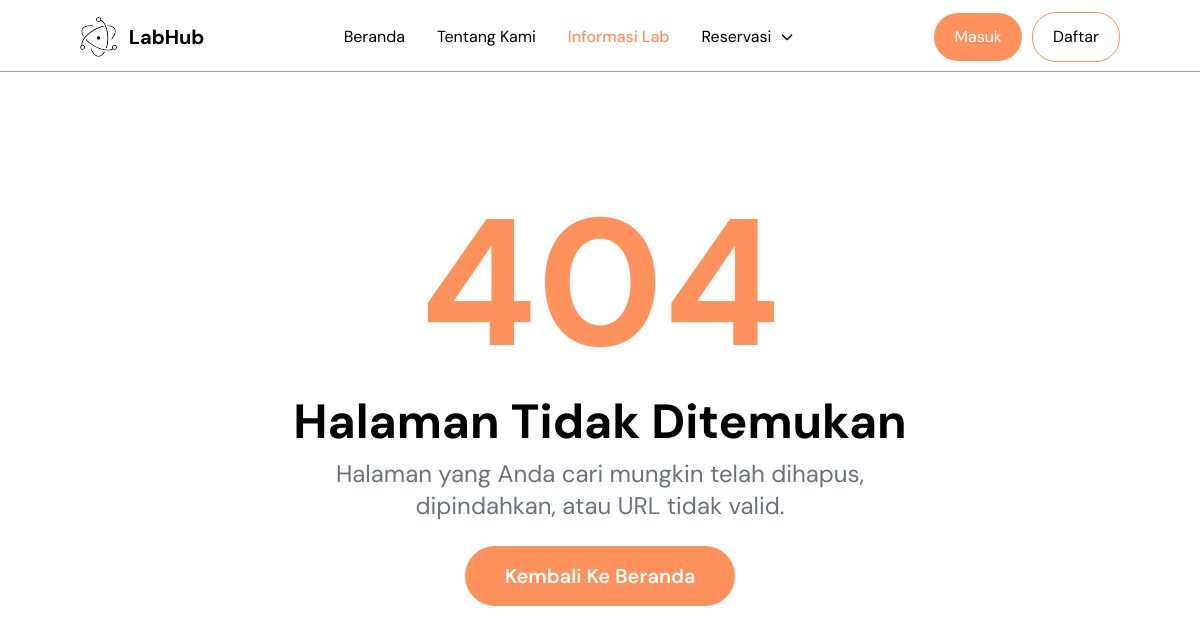
Before: /index.php?page=detail_lab&lab=lab-ppsti with the older database file.
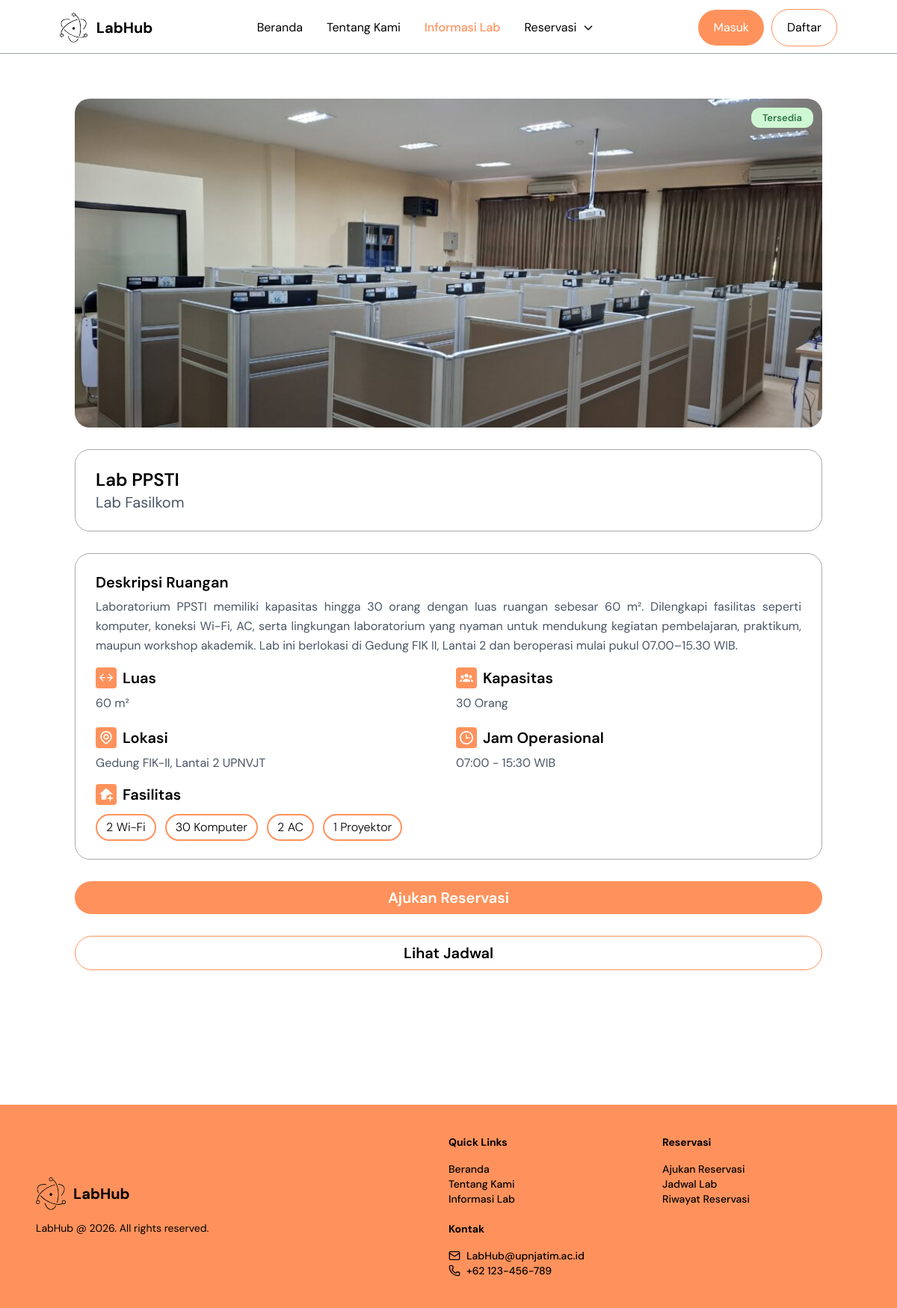
After: the same page with the newer database file.
### tables this page shows
CREATE TABLE `labs` (
  `id` int NOT NULL,
  `nama_lab` varchar(100) NOT NULL,
  `kode_lab` varchar(10) NOT NULL,
  `kategori` varchar(100) DEFAULT NULL,
  `lokasi` varchar(100) DEFAULT NULL,
  `luas` int DEFAULT NULL,
  `kapasitas` int DEFAULT '0',
  `fasilitas` text,
  `deskripsi` text,
  `gambar` varchar(255) DEFAULT NULL,
  `jam_buka` time NOT NULL,
  `jam_tutup` time NOT NULL,
  `status` enum('Tersedia','Perbaikan','Non-aktif') DEFAULT 'Tersedia',
  `created_at` timestamp NULL DEFAULT CURRENT_TIMESTAMP,
  `slug` varchar(255) DEFAULT NULL
);

### pages/detail_lab.php (the view, shortened to what the changed rows need)
<?php
include __DIR__ . "/../config/config.php";
$slug =
    $_GET['lab'] ?? '';
$stmt = mysqli_prepare(
    $conn,
    "SELECT *
    FROM labs
    WHERE slug = ?"
);
mysqli_stmt_bind_param(
    $stmt,
    "s",
    $slug
);
mysqli_stmt_execute($stmt);
$result =
    mysqli_stmt_get_result(
        $stmt
    );
$lab =
    mysqli_fetch_assoc(
        $result
    );
if (!$lab) {
    include __DIR__ .
        "/404.php";
    exit;
}
$fasilitas =
    explode(
        ",",
        $lab['fasilitas']
    );
?>
<section class="
        py-15
        mt-18
        px-5 sm:px-15 md:px-25
    ">
    <div class="flex flex-col gap-5 md:gap-7.25">
        <div class="relative">
            <img src="<?= $lab['gambar']; ?>" alt="<?= $lab['nama_lab']; ?>" class="
                    w-full
                    md:h-110
                    h-50
                    object-cover
                    rounded-[20px]
                ">
            <span class="
absolute top-3 right-3 px-3.75 py-1.25 font-semibold text-xs md:text-[13px] rounded-xl text-center
                        <?=
                            $lab['status'] == 'Tersedia'
                            ?
                            'bg-[#CFF7D3] text-[#307445]'
                            :
                            (
                                $lab['status'] == 'Perbaikan'
                                ?
                                'bg-[#FFF1C2] text-[#BF6A02]'
                                :
                                'bg-[#FDD3D0] text-[#EE3835]'
                            )
                            ?>
                    ">
                <?= $lab['status']; ?>
            </span>
        </div>
        <div class="
                    flex flex-col
                    border
                    border-[#AAAAAA]
                    rounded-[20px]
                    px-4
                    md:px-6.75
                    py-3.75
                    md:py-6
                ">
            <h1 class=" text-xl
                        md:text-2xl
                        font-semibold
                    ">
                <?= $lab['nama_lab']; ?>
            </h1>
            <p class=" text-lg
                        md:text-xl
                        text-gray-600
                    ">
                <?= $lab['kategori']; ?>
            </p>
        </div>
        <div class="md:border
                    md:border-[#AAAAAA]
                    rounded-[20px]
                    px-4
                    md:px-6.75
                    py-6
                    gap-4
                    flex flex-col
                    ">
            <div class="
                    flex flex-col
                    gap-1.5
                ">
                <h2 class="
                md:text-xl
                text-lg
                        font-semibold
                    ">
                    Deskripsi Ruangan
                </h2>
                <p class="
                        text-base
                        text-gray-600
                        leading-relaxed
                        text-justify
                    ">
                    <?= $lab['deskripsi']; ?>
                </p>
            </div>
            <div class="
                    grid
                    grid-cols-1
                    md:grid-cols-2
                    gap-5
                ">
                <div>
                    <div class="flex flex-row gap-2 items-center">
                        <h3 class="
                            font-semibold
                            text-xl
                        ">
                            Luas
                        </h3>
                    </div>
                    <p class="
                            text-gray-600
                            mt-2
                        ">
                        <?= $lab['luas']; ?> m²
                    </p>
                </div>
                <div>
                    <div class="flex flex-row gap-2 items-center">
                        <h3 class="
                            font-semibold
                            text-xl
                        ">
                            Kapasitas
                        </h3>
                    </div>
                    <p class="
                            text-gray-600 mt-2
                        ">
                        <?= $lab['kapasitas']; ?> Orang
                    </p>
                </div>
                <div>
                    <div class="flex flex-row gap-2 items-center">
                        <h3 class="
                            font-semibold
                            text-xl
                        ">
                            Lokasi
                        </h3>
                    </div>
                    <p class="
                            text-gray-600 mt-2
                        ">
                        <?= $lab['lokasi']; ?>
                    </p>
                </div>
                <div>
                    <div class="flex gap-2 items-center">
                        <h3 class="
                            font-semibold
                            text-xl
                        ">
                            Jam Operasional
                        </h3>
                    </div>
                    <p class="
                            text-gray-600 mt-2
                        ">
                        <?= substr($lab['jam_buka'], 0, 5); ?>
                        -
                        <?= substr($lab['jam_tutup'], 0, 5); ?>
                        WIB
                    </p>
                </div>
            </div>
            <div class="
                    flex flex-col
                    gap-3
                ">
                <div class="flex gap-2 items-center">
                    <h2 class="
                        text-xl
                        font-semibold
                    ">
                        Fasilitas
                    </h2>
                </div>
                <div class="
                        flex flex-wrap
                        gap-3
                    ">
                    <?php foreach (
                        $fasilitas
                        as $item
                    ): ?>
                        <span class="
                               font-light text-sm md:text-base border-2 text-center hover:bg-[#FF925C] hover:text-white hover:-translate-y-0.5 transition duration-300 border-[#FF925C] rounded-full px-3 py-1
                            ">
                            <?= trim($item); ?>
                        </span>
                    <?php endforeach; ?>
                </div>
            </div>
        </div>
        <?php if (isset($_SESSION['is_login'])): ?>
            <a href="index.php?page=ajukan_reservasi" class="w-full p-2 flex justify-center items-center text-center rounded-full font-semibold text-base md:text-xl text-white <?= $lab['status'] == 'Tersedia'
                ? 'bg-[#FF925C] cursor-pointer'
                : 'bg-gray-300 cursor-not-allowed pointer-events-none' ?>">
                Ajukan Reservasi
            </a><?php else: ?>
            <a href="index.php?page=login" class="w-full p-2 flex justify-center items-center text-center rounded-full font-semibold text-base md:text-xl text-white <?= $lab['status'] == 'Tersedia'
                ? 'bg-[#FF925C] cursor-pointer'
                : 'bg-gray-300 cursor-not-allowed pointer-events-none' ?>">
                Ajukan Reservasi
            </a>
        <?php endif; ?>
        <a href="index.php?page=jadwal_lab"
            class="w-full p-2 flex justify-center items-center text-center rounded-full font-semibold text-base md:text-xl text-black border border-[#FF925C]
        <?= $lab['status'] == 'Tersedia' ? 'cursor-pointer hover:bg-[#FF925C] hover:text-white' : 'cursor-not-allowed pointer-events-none' ?>">
            Lihat Jadwal
        </a>
    </div>
</section>

### pages/404.php
<section class="
        min-h-screen
        flex
        items-center
        justify-center
        px-5
    ">
    <div class="
            flex flex-col
            items-center
            text-center
            gap-6
        ">
        <h1 class="
                text-[120px]
                md:text-[180px]
                font-bold
                leading-none
                text-[#FF925C]
            ">
            404
        </h1>
        <div class="
                flex flex-col
                gap-3
            ">
            <h2 class="
                    text-4xl
                    md:text-5xl
                    font-bold
                ">
                Halaman Tidak Ditemukan
            </h2>
            <p class="
                    text-lg
                    md:text-2xl
                    text-gray-500
                    max-w-2xl
                ">
                Halaman yang Anda cari
                mungkin telah dihapus,
                dipindahkan,
                atau URL tidak valid.
            </p>
        </div>
        <a href="index.php?page=beranda" class="
                bg-[#FF925C]
                text-white
                px-10
                py-4
                rounded-full
                text-xl
                font-semibold
                hover:opacity-90
                transition
            ">
            Kembali Ke Beranda
        </a>
    </div>
</section>

### components/footer.php
<footer
    class="bg-[#FF925C] py-10 px-6 md:px-10 lg:px-12 grid grid-cols-1 md:grid-cols-2 text-black text-sm items-center mt-30 ">
    <div class="space-y-2 flex flex-col">
        <div class="flex items-center mb-3.5 gap-2.5">
            <img src="../assets/images/logo-labhub.svg" alt="LabHub Logo" class="w-10">
            <h2 class="text-xl font-bold">
                LabHub
            </h2>
        </div>
        <p class="text-sm">
            LabHub @ 2026. All rights reserved.
        </p>
    </div>
    <div class="grid grid-cols-1 md:grid-cols-2 xl:grid-cols-3 gap-5">
        <div class="flex flex-col gap-4">
            <h2 class="font-bold">
                Quick Links
            </h2>
            <div class="flex flex-col font-medium text-sm">
                <a href="index.php?page=beranda" class="hover:opacity-60">Beranda</a>
                <a href="index.php?page=tentang_kami" class="hover:opacity-60">Tentang Kami</a>
                <a href="index.php?page=informasi_lab" class="hover:opacity-60">Informasi Lab</a>
            </div>
        </div>
        <div class="flex flex-col gap-4">
            <h2 class="font-bold">
                Reservasi
            </h2>
            <div class="flex flex-col font-medium text-sm">
                <a href="index.php?page=ajukan_reservasi" class="hover:opacity-60">
                    Ajukan Reservasi
                </a>
                <a href="index.php?page=jadwal_lab" class="hover:opacity-60">
                    Jadwal Lab
                </a>
                <a href="index.php?page=riwayat_reservasi" class="hover:opacity-60">
                    Riwayat Reservasi
                </a>
            </div>
        </div>
        <div class="flex flex-col gap-4">
            <h2 class="font-bold">Kontak</h2>
            <div class="flex flex-col font-medium text-sm">
                <div class="flex items-center gap-2 hover:opacity-60 cursor-pointer">
                    <i data-lucide="mail" class="w-4 h-4"></i>
                    <p class="break-all">
                        LabHub@upnjatim.ac.id
                    </p>
                </div>
                <div class="flex items-center gap-2 hover:opacity-60 cursor-pointer">
                    <i data-lucide="phone" class="w-4 h-4"></i>
                    <p>
                        +62 123-456-789
                    </p>
                </div>
            </div>
        </div>
    </div>
</footer>

Changed rows visible on the page:
now on this page (row edited): labs: gambar (picture), status "Tersedia", nama_lab "Lab PPSTI", kategori "Lab Fasilkom", deskripsi "Laboratorium PPSTI memiliki kapasitas hingga 30 orang dengan luas ruangan sebesar 60 m². Dilengkapi fasilitas seperti komputer, koneksi Wi-Fi, AC, serta lingkungan laboratorium yang nyaman untuk mendukung kegiatan pembelajaran, praktikum, maupun workshop akademik. Lab ini berlokasi di Gedung FIK II, Lantai 2 dan beroperasi mulai pukul 07.00–15.30 WIB.", luas "60", kapasitas "30", lokasi "Gedung FIK-II, Lantai 2 UPNVJT", jam_buka "07:00", jam_tutup "15:30", fasilitas "2 Wi-Fi", fasilitas "30 Komputer", fasilitas "2 AC", fasilitas "1 Proyektor"
Other visible differences:
text no longer shown: "404 Halaman Tidak Ditemukan Halaman yang Anda cari mungkin telah dihapus, dipindahkan, atau URL tidak valid. Kembali Ke Beranda"
text now shown: "Deskripsi Ruangan Luas m² Kapasitas Orang Lokasi Jam Operasional - WIB Fasilitas Ajukan Reservasi Lihat Jadwal LabHub LabHub @ 2026. All rights reserved. Quick Links Beranda Tentang Kami Informasi Lab Reservasi Ajukan Reservasi Jadwal Lab Riwayat Reservasi Kontak LabHub@upnjatim.ac.id +62 123-456-789"
